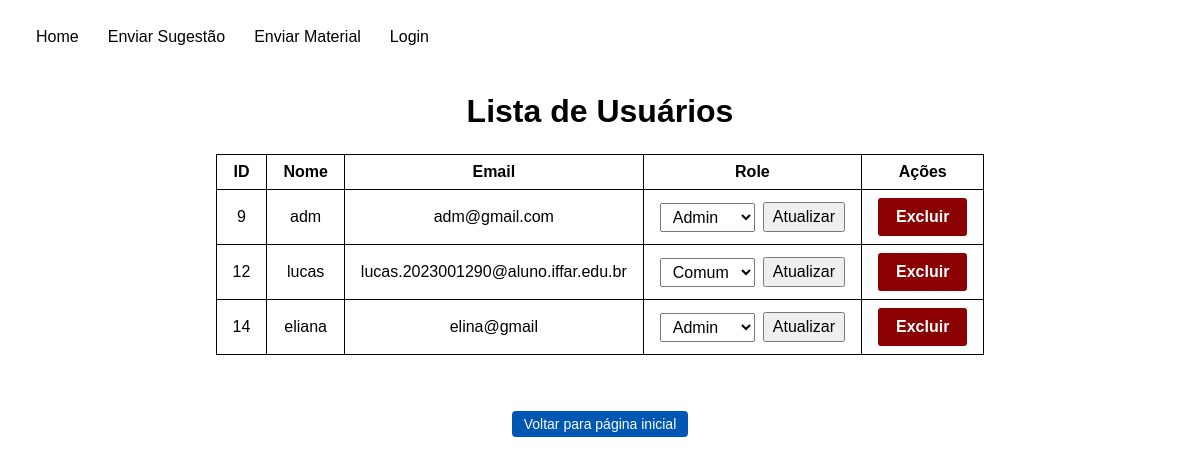
Before: /View/UsuarioListar.php with the older database file.
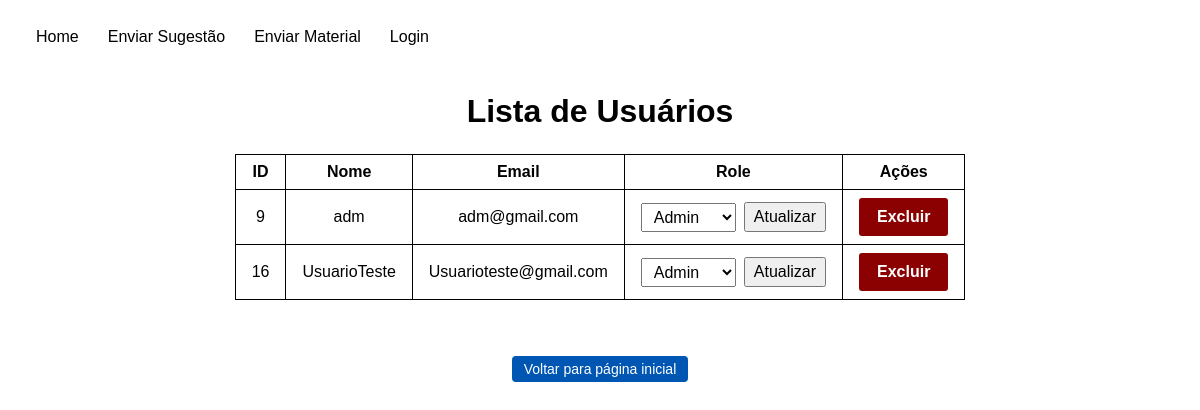
After: the same page with the newer database file.
### tables this page shows
CREATE TABLE `usuarios` (
  `id` int(11) NOT NULL,
  `nome_usuario` varchar(255) NOT NULL,
  `email` varchar(255) NOT NULL,
  `tipo` varchar(50) NOT NULL,
  `sessaoID` varchar(255) DEFAULT NULL,
  `senha` varchar(255) NOT NULL,
  `codigo_recuperacao` varchar(10) DEFAULT NULL,
  `codigo_expiracao` datetime DEFAULT NULL
);

### Conexao/ConexaoConfig.php (called while the page is built, shortened)
<?php
class ConexaoConfig {
	private $sgbd;
	private $host;
	private $bd;
	private $usuario;
	private $senha;
	public function __construct(){
		$iniFile = parse_ini_file(__DIR__ . "/config.ini");
		$this->sgbd = $iniFile["sgbd"];
		$this->host = $iniFile["host"];
		$this->bd = $iniFile["bd"];
		$this->usuario = $iniFile["usuario"];
		$this->senha = $iniFile["senha"];
	}
	public function getSgbd() {
		return $this->sgbd;
	}
	public function getHost() {
		return $this->host;
	}
	public function getBd() {
		return $this->bd;
	}
	public function getUsuario() {
		return $this->usuario;
	}
	public function getSenha() {
		return $this->senha;
	}
}

### Conexao/Conexao.php (called while the page is built, shortened)
<?php
include_once 'ConexaoConfig.php';
class Conexao {
    private static $conexao;
    public static function getConexao() {
    	$config = new ConexaoConfig();
    	if (!isset(self::$conexao)) {
    		self::$conexao = new PDO($config->getSgbd().":host=".$config->getHost()."; dbname=".$config->getBd().";", $config->getUsuario(), $config->getSenha());
    		self::$conexao->setAttribute(PDO::ATTR_ERRMODE, PDO::ERRMODE_EXCEPTION);
    	}
    	return self::$conexao;
    }
}
?>

### Controller/UsuarioDAO.php (called while the page is built, shortened)
<?php
include_once __DIR__ . '/../Conexao/Conexao.php';
class UsuarioDAO
{
    private $conexao;
    public function __construct()
    {
        $this->conexao = Conexao::getConexao();
    }
    public function listarTodos()
    {
        $stmt = $this->conexao->prepare("SELECT * FROM usuarios ORDER BY id ASC");
        $stmt->execute();
        return $stmt->fetchAll(PDO::FETCH_ASSOC);
    }
}

### View/UsuarioListar.php (the view, shortened to what this page needs)
<?php
include_once __DIR__ . '/../Controller/UsuarioDAO.php';
$usuarioDAO = new UsuarioDAO();
$usuarios = $usuarioDAO->listarTodos();
?>
<!DOCTYPE html>
<html lang="pt-BR">
<head>
    <Link rel="stylesheet" href="../Css/usuariosListar.css">
</head>
<body>
    <?php include_once __DIR__ . '/header.php'; ?>
    <main>
        <h1> Lista de Usuários</h1>
        <table>
            <thead>
                <tr>
                    <th>ID</th>
                    <th>Nome</th>
                    <th>Email</th>
                    <th>Role</th>
                    <th>Ações</th>
                </tr>
            </thead>
            <tbody>
                <?php foreach ($usuarios as $usuario): ?>
                    <tr>
                        <td><?= htmlspecialchars($usuario['id']) ?></td>
                        <td><?= htmlspecialchars($usuario['nome_usuario']) ?></td>
                        <td><?= htmlspecialchars($usuario['email']) ?></td>
                        <td>
                            <form method="POST" action="">
                                <select name="nova_role" aria-label="Alterar função do usuário">
                                    <option value="admin" <?= $usuario['tipo'] == 'admin' ? 'selected' : '' ?>>Admin</option>
                                    <option value="comum" <?= $usuario['tipo'] == 'comum' ? 'selected' : '' ?>>Comum</option>
                                </select>
                                <button type="submit">Atualizar</button>
                            </form>
                        </td>
                        <td>
                            <form method="POST" action="" onsubmit="return confirm('Tem certeza que deseja excluir este usuário?');">
                                <button type="submit" class="btn-excluir">Excluir</button>
                            </form>
                        </td>
                    </tr>
                <?php endforeach; ?>
            </tbody>
        </table>
        <br><br>
               <div class="text-center mt-3">
                <a href="Home.php" class="btn-voltar" tabindex="0">
                    Voltar para página inicial
                </a>
            </div>
    </main>
</body>
</html>

### View/header.php (shortened to what this page needs)
<!DOCTYPE html>
<html lang="pt-BR">
<head>
    <link rel="stylesheet" href="../Css/header.css">
</head>
<body>
    <header>
        <nav aria-label="Menu principal">
            <div class="nav-container">
                <?php
                if (!isset($_SESSION['id']) || (isset($_SESSION['tipo']) && $_SESSION['tipo'] === 'comum')): ?>
                    <a href="Home.php"  tabindex="0">Home</a>
                    <a href="FaleConosco.php"  tabindex="0">Enviar Sugestão</a>
                    <a href="UsuarioSugestao.php"  tabindex="0">Enviar Material</a>
                    <a href="AdmLogin.php"  tabindex="0">Login</a>
                <?php endif; ?>
            </div>
        </nav>
    </header>
</body>
</html>

### Css/usuariosListar.css (style rules this page uses)
body { font-family: Arial, sans-serif; display: flex; flex-direction: column; align-items: center; margin: 0; padding-top: 4.5rem; }
h1 { text-align: center; margin-bottom: 1.5rem; }
table { border-collapse: collapse; width: 80%; text-align: center; }
th, td { border: 1px solid #000; padding: 0.5rem 1rem; }
form { display: flex; justify-content: center; align-items: center; gap: 0.5rem; margin: 0; }
select, button { padding: 0.25rem 0.5rem; font-size: 1rem; cursor: pointer; }
.btn-excluir { background-color: #8b0000; color: white; border: 2px solid #8B0000; padding: 0.5rem 1rem; cursor: pointer; border-radius: 3px; font-weight: bold; }
.btn-voltar { display: inline-block; padding: 6px 12px; background-color: #0056b3; color: #ffffff; text-decoration: none; border-radius: 4px; font-size: 14px; font-weight: 500; line-height: 1; width: auto; }
.btn-voltar { align-self: center; }
.text-center { text-align: center; }
.mt-3 { margin-top: 20px; }

### Css/header.css (style rules this page uses)
header { position: fixed; top: 0; left: 0; width: 100%; height: 4.5rem; display: flex; align-items: center; padding: 0 1.5rem; z-index: 1000; background-color: #fff; font-size: 1.125rem; box-sizing: border-box; }
header nav { display: flex; align-items: center; width: 100%; gap: 2rem; flex-wrap: wrap; }
header a, header .nav-right button { text-decoration: none; color: #000; background: none; border: none; cursor: pointer; font-size: 1rem; padding: 0.5rem 0.75rem; line-height: 1.2; box-sizing: border-box; min-width: 60px; }

Changed rows visible on the page:
removed usuarios: id "12", nome_usuario "lucas", email "lucas.2023001290@aluno.iffar.edu.br", nova_role "Comum"
removed usuarios: id "14", nome_usuario "eliana", email "elina@gmail", nova_role "Admin"
added usuarios: id "16", nome_usuario "UsuarioTeste", email "Usuarioteste@gmail.com", nova_role "Admin"
